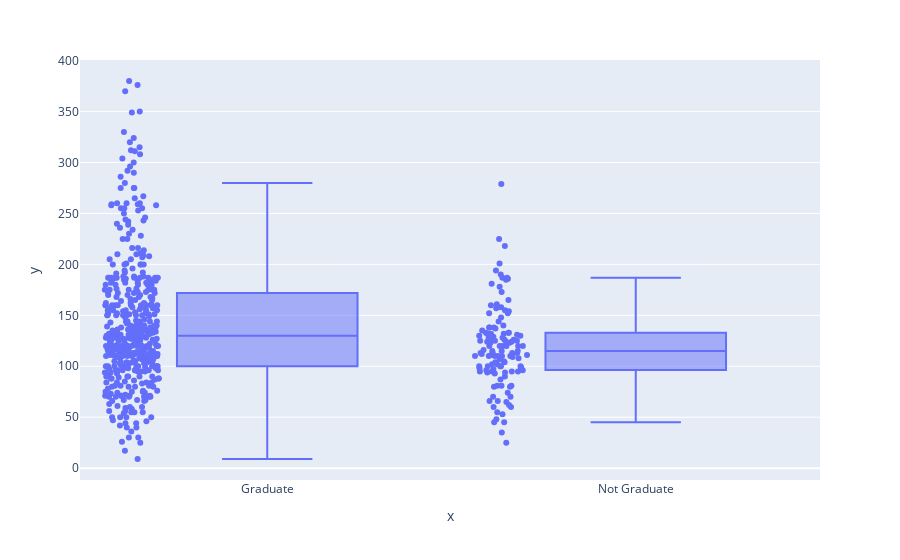

This figure's notebook cell:
### Code cell
fig = px.box(px.data.tips(), x= message.Education, y = message.LoanAmount, points="all")
fig.show()

### Figure 1 — Plotly figure (JSON) as saved in the notebook; plotly's stock layout.template omitted (floating-point values rounded to 4 significant figures; data arrays with more than 128 entries replaced by an {"elided": "..."} marker saying what was removed)
{"data": [{"alignmentgroup": "True", "boxpoints": "all", "hovertemplate": "x=%{x}<br>y=%{y}<extra></extra>", "legendgroup": "", "marker": {"color": "#636efa"}, "name": "", "notched": false, "offsetgroup": "", "orientation": "v", "showlegend": false, "type": "box", "x": {"elided": "576 str values"}, "x0": " ", "xaxis": "x", "y": {"elided": "576 int values"}, "y0": " ", "yaxis": "y"}], "layout": {"boxmode": "group", "legend": {"tracegroupgap": 0}, "margin": {"t": 60}, "xaxis": {"anchor": "y", "domain": [0, 1], "title": {"text": "x"}}, "yaxis": {"anchor": "x", "domain": [0, 1], "title": {"text": "y"}}}}
